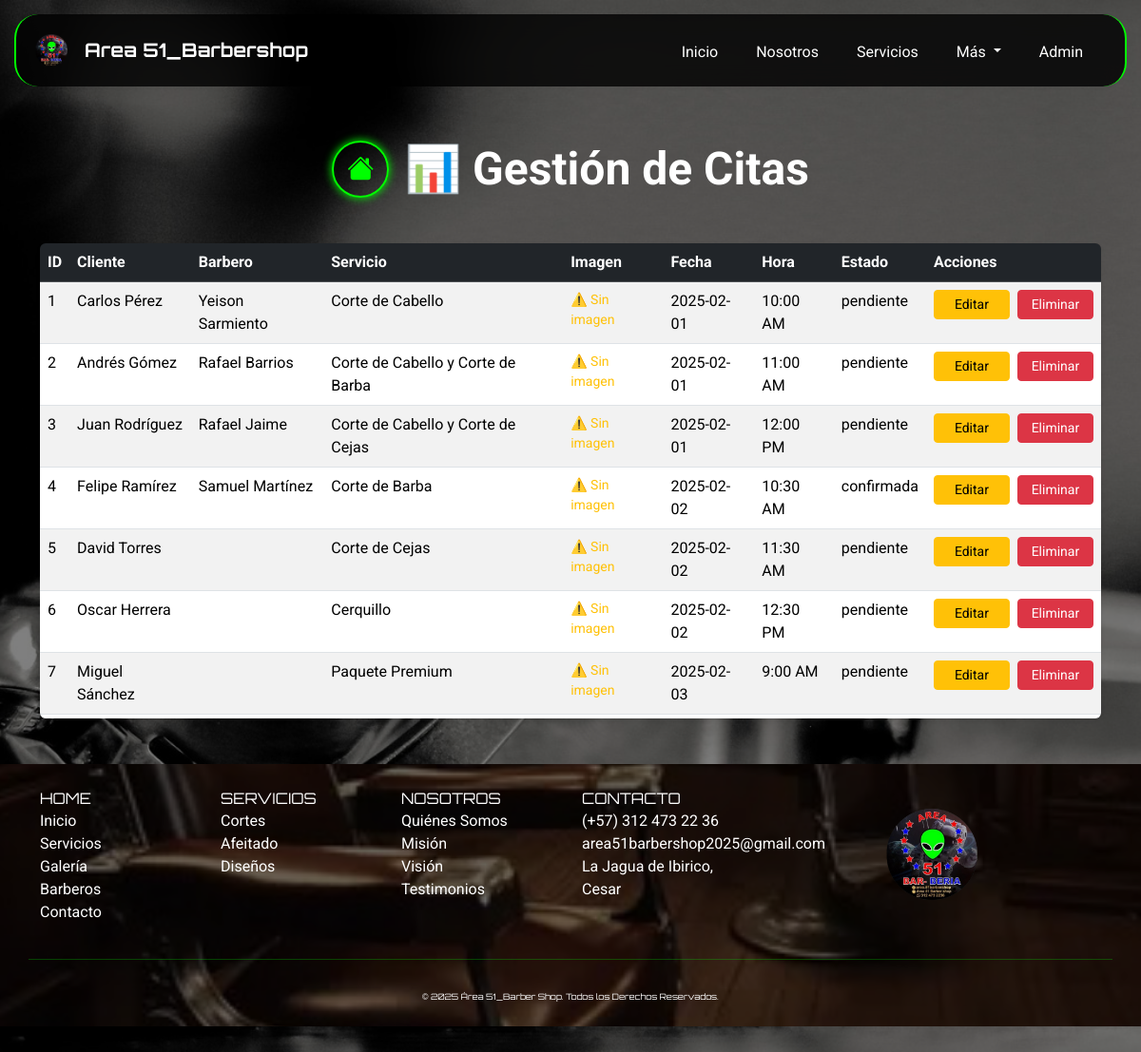
Screenshot of /index.php?page=citas (signed in) with the database file from the repository.
### tables this page shows
CREATE TABLE `citas` (
  `id_cita` INT(11) NOT NULL AUTO_INCREMENT,
  `id_cliente` INT(11) NOT NULL,
  `id_barbero` INT(11) NOT NULL,
  `id_servicio` INT(11) NOT NULL,
  `img_servicio` VARCHAR(255) NULL,
  `fecha_cita` DATE NOT NULL,
  `hora_cita` TIME NOT NULL,
  `estado` ENUM('pendiente','confirmada','cancelada','realizada') DEFAULT 'pendiente',
  `fecha_creacion` TIMESTAMP NOT NULL DEFAULT CURRENT_TIMESTAMP,
  PRIMARY KEY (`id_cita`)
);

CREATE TABLE `barberos` (
  `id_barbero` INT(11) NOT NULL AUTO_INCREMENT,
  `img_barberos` VARCHAR(255) DEFAULT NULL,
  `nombre` VARCHAR(100) NOT NULL,
  `especialidad` VARCHAR(500) NOT NULL,
  `telefono` VARCHAR(20) DEFAULT NULL,
  `email` VARCHAR(100) NULL,
  `fecha_contratacion` DATE DEFAULT NULL,
  PRIMARY KEY (`id_barbero`)
);

CREATE TABLE `servicios` (
  `id_servicio` INT(11) NOT NULL AUTO_INCREMENT,
  `img_servicio` VARCHAR(255) DEFAULT NULL,
  `nombre` VARCHAR(100) NOT NULL,
  `descripcion` TEXT DEFAULT NULL,
  `precio` DECIMAL(10,2) DEFAULT NULL,
  `observacion` VARCHAR(255) DEFAULT NULL,
  PRIMARY KEY (`id_servicio`)
);

### app/controllers/CitasController.php (called while the page is built, shortened)
<?php
require_once __DIR__ . '/../models/Cita.php';
class CitasController {
    private $model;
    public function __construct($db) {
        $this->model = new Cita($db);
    }
    public function listar() {
        return $this->model->obtenerTodas();
    }
}

### app/models/Cita.php (called while the page is built, shortened)
<?php
class Cita {
    private $db;
    public function __construct($db) {
        $this->db = $db;
    }
    public function obtenerTodas() {
        $sql = "SELECT c.id_cita, c.id_cliente, c.id_barbero, c.id_servicio, c.img_servicio,
                       c.fecha_cita, c.hora_cita, c.estado, c.fecha_creacion,
                       CONCAT(cl.nombre, ' ', COALESCE(cl.apellido,'')) AS cliente,
                       b.nombre AS barbero, s.nombre AS servicio, s.img_servicio AS servicio_img
                FROM citas c
                LEFT JOIN clientes cl ON c.id_cliente = cl.id_cliente
                LEFT JOIN barberos b ON c.id_barbero = b.id_barbero
                LEFT JOIN servicios s ON c.id_servicio = s.id_servicio
                ORDER BY c.fecha_cita ASC, c.hora_cita ASC";
        $stmt = $this->db->prepare($sql);
        $stmt->execute();
        return $stmt->fetchAll(PDO::FETCH_ASSOC);
    }
}

### app/views/citas/citas.php (the view, shortened to what this page needs)
<body>
    <div class="container py-5">
        <div class="d-flex flex-column flex-md-row align-items-center justify-content-center gap-3 mb-5 text-center text-md-start" style="margin-top:100px;">
            <a href="index.php?page=panel"
               class="btn btn-neon d-flex justify-content-center align-items-center rounded-circle mb-3 mb-md-0"
               style="width: 60px; height: 60px;">
                <i class="bi bi-house-fill fs-3"></i>
            </a>
            <h1 class="fw-bold display-5 text-white mb-0">📊 Gestión de Citas</h1>
        </div>
        <div class="table-wrapper rounded shadow-sm" style="max-height:500px; overflow-y:auto;">
            <table class="table table-striped table-hover mb-0">
                <thead class="table-dark">
                    <tr>
                        <th>ID</th>
                        <th>Cliente</th>
                        <th>Barbero</th>
                        <th>Servicio</th>
                        <th>Imagen</th>
                        <th>Fecha</th>
                        <th>Hora</th>
                        <th>Estado</th>
                        <th>Acciones</th>
                    </tr>
                </thead>
                <tbody>
                    <?php if (!empty($citas)): ?>
                        <?php foreach ($citas as $cita): ?>
                        <tr>
                            <td><?= htmlspecialchars($cita['id_cita']) ?></td>
                            <td><?= htmlspecialchars($cita['cliente']) ?></td>
                            <td><?= htmlspecialchars($cita['barbero']) ?></td>
                            <td><?= htmlspecialchars($cita['servicio']) ?></td>
                            <td>
                                <?php if (!empty($cita['img_servicio'])): ?>
                                    <img src="app/uploads/servicios/<?= htmlspecialchars($cita['img_servicio']) ?>"
                                        alt="Servicio"
                                        class="img-thumbnail"
                                        style="max-width:100px; max-height:80px; border:2px solid #28a745;">
                                <?php else: ?>
                                    <p class="text-warning small mb-0">⚠️ Sin imagen</p>
                                <?php endif; ?>
                            </td>
                            <td><?= htmlspecialchars($cita['fecha_cita']) ?></td>
                            <td><?= date("g:i A", strtotime($cita['hora_cita'])) ?></td>
                            <td><?= htmlspecialchars($cita['estado']) ?></td>
                            <td>
                                <div class="d-flex gap-2">
                                    <a href="index.php?page=editar_cita&id=<?= $cita['id_cita'] ?>"
                                       class="btn btn-warning btn-sm" style="width:80px;">Editar</a>
                                    <a href="index.php?page=eliminar_cita&id=<?= $cita['id_cita'] ?>"
                                       class="btn btn-danger btn-sm"
                                       onclick="return confirm('¿Eliminar esta cita?')" style="width:80px;">Eliminar</a>
                                </div>
                            </td>
                        </tr>
                        <?php endforeach; ?>
                    <?php else: ?>
                        <tr>
                            <td colspan="9" class="text-center text-muted">No hay citas registradas</td>
                        </tr>
                    <?php endif; ?>
                </tbody>
            </table>
        </div>
    </div>
<main>

### public/css/style.css (style rules this page uses)
body { background-image: url(../img/fondo_body.jpg); min-height: 100vh; background-size: cover; background-position: center; background-repeat: no-repeat; background-attachment: fixed; position: relative; font-family: 'Roboto', sans-serif; background-color: #000; color: #fff; margin: 0; padding: 0; width: 100%; align-items: center; justify-content: center; }
body::before { content: ''; position: fixed; top: 0; left: 0; width: 100%; height: 100%; background-color: rgba(0, 0, 0, 0.5); z-index: -1; }
html { scroll-behavior: smooth; width: 100%; }
.btn-neon { color: #00ff00; border: 2px solid #00ff00; background-color: transparent; box-shadow: 0 0 10px #00ff00; transition: all 0.3s ease; }

### rows the page displays
citas: id_cita "1", cliente "Carlos Pérez", id_barbero.nombre "Yeison Sarmiento", id_servicio.nombre "Corte de Cabello", shows "⚠️ Sin imagen", fecha_cita "2025-02-01", hora_cita "10:00 AM", estado "pendiente"
citas: id_cita "2", cliente "Andrés Gómez", id_barbero.nombre "Rafael Barrios", id_servicio.nombre "Corte de Cabello y Corte de Barba", shows "⚠️ Sin imagen", fecha_cita "2025-02-01", hora_cita "11:00 AM", estado "pendiente"
citas: id_cita "3", cliente "Juan Rodríguez", id_barbero.nombre "Rafael Jaime", id_servicio.nombre "Corte de Cabello y Corte de Cejas", shows "⚠️ Sin imagen", fecha_cita "2025-02-01", hora_cita "12:00 PM", estado "pendiente"
citas: id_cita "4", cliente "Felipe Ramírez", id_barbero.nombre "Samuel Martínez", id_servicio.nombre "Corte de Barba", shows "⚠️ Sin imagen", fecha_cita "2025-02-02", hora_cita "10:30 AM", estado "confirmada"
citas: id_cita "5", cliente "David Torres", id_servicio.nombre "Corte de Cejas", shows "⚠️ Sin imagen", fecha_cita "2025-02-02", hora_cita "11:30 AM", estado "pendiente"
citas: id_cita "6", cliente "Oscar Herrera", id_servicio.nombre "Cerquillo", shows "⚠️ Sin imagen", fecha_cita "2025-02-02", hora_cita "12:30 PM", estado "pendiente"
citas: id_cita "7", cliente "Miguel Sánchez", id_servicio.nombre "Paquete Premium", shows "⚠️ Sin imagen", fecha_cita "2025-02-03", hora_cita "9:00 AM", estado "pendiente"
